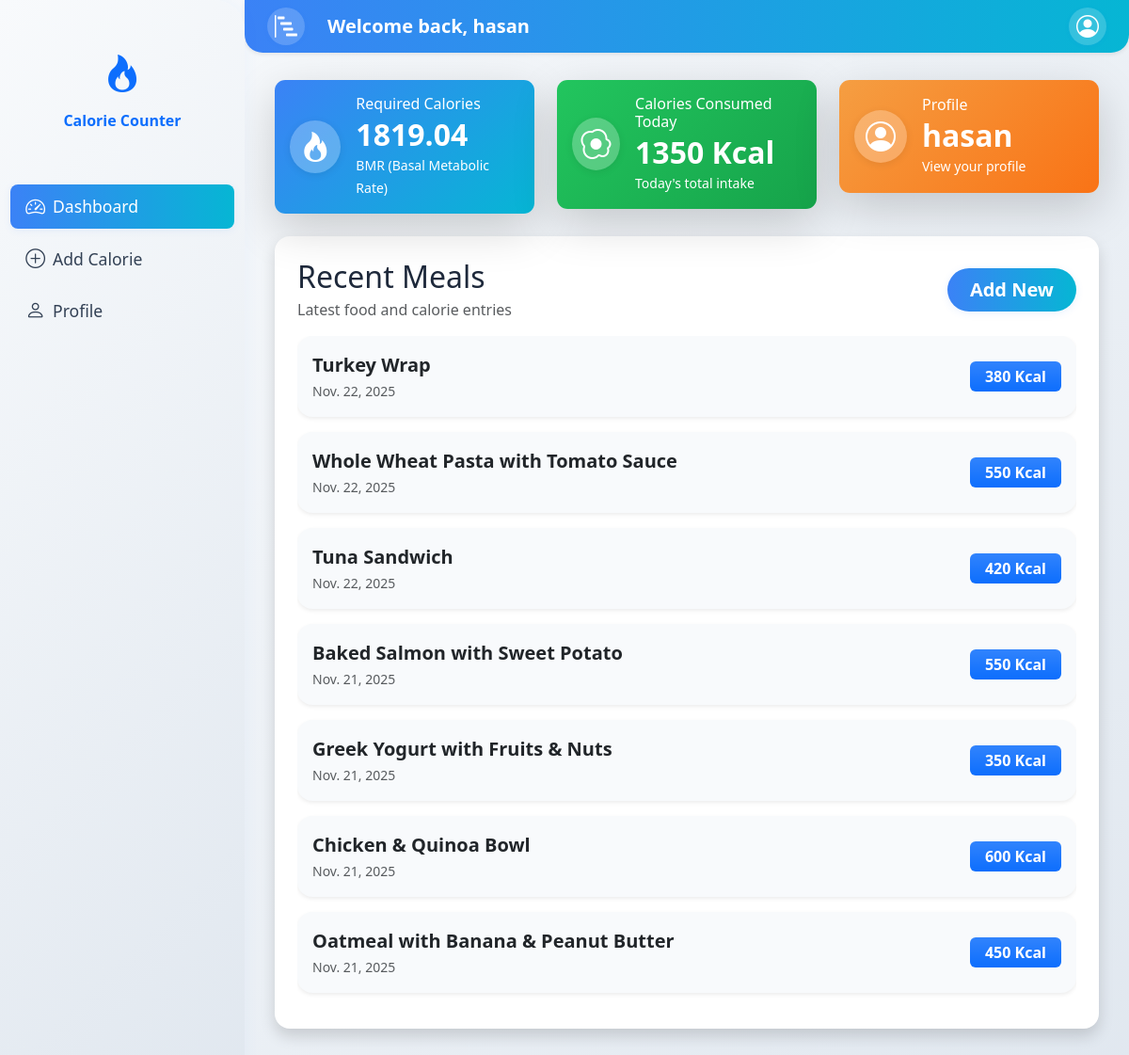
The app's page / (signed in) with its own data.
### calorie_counter/models.py (models this page shows, shortened)
class CalorieConsumed(models.Model):
    user = models.ForeignKey(
        "auth.User", on_delete=models.CASCADE, related_name="consumed"
    )
    date = models.DateField(null=True, blank=True)
    item_name = models.CharField(max_length=200)
    calorie_consumed = models.PositiveIntegerField()
    created_at = models.DateTimeField(auto_now_add=True, null=True, blank=True)
    updated_at = models.DateTimeField(auto_now=True, null=True, blank=True)
    class Meta:
        ordering = ['-date', '-created_at']

### calorie_counter/views.py (the view)
# urls.py: path('', dashboard_view, name='dashboard'),
@login_required
def dashboard_view(request):
    try:
        caloriedata = CalorieConsumed.objects.filter(user=request.user).order_by('-date', '-created_at')
        caloriedata.exists()
    except OperationalError:
        caloriedata = CalorieConsumed.objects.filter(user=request.user).order_by('-date')
    today = timezone.localdate()
    try:
        total_calories_today = caloriedata.filter(date=today).aggregate(total=Sum('calorie_consumed'))['total'] or 0
    except Exception:
        total_calories_today = 0
    profile_data, created = Profile.objects.get_or_create(user=request.user or None)
    bmr = profile_data.bmr if profile_data.bmr else 0
    context={
        'caloriedata': caloriedata,
        'total_cal': total_calories_today,
        'req_bmr': round(bmr, 2) # type: ignore
    }
    return render(request, 'dashboard.html', context)

### calorie_counter/templates/dashboard.html
{% extends 'base.html' %}
{% block content %}
<div class="container-fluid dashboard-main" style="margin-top: 50px;">
  <div class="row g-4 mb-4">
    <div class="col-md-4">
      <div class="card dashboard-card gradient-blue text-white shadow-lg border-0">
        <div class="card-body d-flex align-items-center gap-3">
          <span class="dashboard-icon bg-white bg-opacity-25 rounded-circle d-flex align-items-center justify-content-center">
            <i class="bi bi-fire fs-2"></i>
          </span>
          <div>
            <h6 class="card-title mb-1">Required Calories</h6>
            <h2 class="card-text fw-bold mb-0">{{ req_bmr }}</h2>
            <small>BMR (Basal Metabolic Rate)</small>
          </div>
        </div>
      </div>
    </div>
    <div class="col-md-4">
      <div class="card dashboard-card gradient-green text-white shadow-lg border-0">
        <div class="card-body d-flex align-items-center gap-3">
          <span class="dashboard-icon bg-white bg-opacity-25 rounded-circle d-flex align-items-center justify-content-center">
            <i class="bi bi-egg-fried fs-2"></i>
          </span>
          <div>
            <h6 class="card-title mb-1">Calories Consumed Today</h6>
            <h2 class="card-text fw-bold mb-0">
              {% if total_cal and total_cal > 0 %}
                {{ total_cal }} Kcal
              {% else %}
                No entry
              {% endif %}
            </h2>
            <small>Today's total intake</small>
          </div>
        </div>
      </div>
    </div>
    <div class="col-md-4">
      <div class="card dashboard-card gradient-orange text-white shadow-lg border-0">
        <div class="card-body d-flex align-items-center gap-3">
          <span class="dashboard-icon bg-white bg-opacity-25 rounded-circle d-flex align-items-center justify-content-center">
            <i class="bi bi-person-circle fs-2"></i>
          </span>
          <div>
            <h6 class="card-title mb-1">Profile</h6>
            <h2 class="card-text fw-bold mb-0">{{ user.username }}</h2>
            <a class="text-white text-decoration-none" href="{% url 'profile' %}"><small>View your profile</small></a>
          </div>
        </div>
      </div>
    </div>
  </div>
  <div class="row">
    <div class="col-md-12">
      <div class="recent-wrap bg-white shadow p-4 border-0 rounded-4">
        <div class="d-flex justify-content-between align-items-center mb-3">
          <div>
            <h2 class="mb-1">Recent Meals</h2>
            <p class="mb-0 text-muted">Latest food and calorie entries</p>
          </div>
          <a href="{% url 'calorie_entry' %}" class="btn btn-primary btn-lg rounded-pill px-4">Add New</a>
        </div>
        <div class="recent-meal-list">
          {% if caloriedata %}
            {% for cal in caloriedata %}
              <div class="card mb-3 border-0 shadow-sm recent-meal-card">
                <div class="card-body d-flex justify-content-between align-items-center">
                  <div>
                    <span class="fw-bold fs-5">{{ cal.item_name }}</span>
                    <br>
                    <small class="text-muted">{{ cal.date }}</small>
                  </div>
                  <span class="badge bg-gradient bg-primary fs-6 px-3 py-2">{{ cal.calorie_consumed }} Kcal</span>
                </div>
              </div>
            {% endfor %}
          {% else %}
            <div class="alert alert-info">No recent meals found.</div>
          {% endif %}
        </div>
      </div>
    </div>
  </div>
</div>
<link rel="stylesheet" href="https://cdn.jsdelivr.net/npm/bootstrap-icons@1.11.1/font/bootstrap-icons.css">
{% endblock %}

### templates/base.html (shortened to what this page needs)
{% load static %}
<!DOCTYPE html>
<html lang="en">
  <head>
    <link href="https://cdn.jsdelivr.net/npm/bootstrap@5.3.8/dist/css/bootstrap.min.css" rel="stylesheet" />
    <link rel="stylesheet" href="{% static 'main.css' %}" />
  </head>
  <body>
    <div class="continer-fluid">
      <div class="row">
        <div class="col-md-12">
          <div class="body-wrap d-flex justify-content-start align-items-start gap-2">
            <div class="sidebar modern-sidebar d-flex flex-column align-items-center py-4">
              <div class="logo mb-4 w-100 text-center sidebar-logo-area">
                <a class="text-decoration-none sidebar-logo-text d-flex flex-column align-items-center gap-1" href="/">
                  <span class="sidebar-logo-icon-wrap d-flex align-items-center justify-content-center mb-1"><i class="bi bi-fire fs-1 sidebar-logo-icon"></i></span>
                  <span class="sidebar-brand-text">Calorie <span class="sidebar-brand-highlight">Counter</span></span>
                </a>
              </div>
              <ul class="sidebar-nav nav flex-column w-100 gap-2">
                <li class="nav-item">
                  <a class="nav-link d-flex align-items-center gap-2 px-3 py-2 rounded-3 sidebar-link {% if request.path == '/' %}active{% endif %}" href="{% url 'dashboard' %}"><i class="bi bi-speedometer2"></i> Dashboard</a>
                </li>
                <li class="nav-item">
                  <a class="nav-link d-flex align-items-center gap-2 px-3 py-2 rounded-3 sidebar-link" href="{% url 'calorie_entry' %}"><i class="bi bi-plus-circle"></i> Add Calorie</a>
                </li>
                <li class="nav-item">
                  <a class="nav-link d-flex align-items-center gap-2 px-3 py-2 rounded-3 sidebar-link" href="{% url 'profile' %}"><i class="bi bi-person"></i> Profile</a>
                </li>
              </ul>
            </div>
            <link rel="stylesheet" href="https://cdn.jsdelivr.net/npm/bootstrap-icons@1.11.1/font/bootstrap-icons.css" />
            <div class="bodycontent">
              <div class="top-bar-excel position-fixed d-flex justify-content-between align-items-center px-4 py-2 shadow-sm" style="z-index: 1000;">
                <div class="d-flex align-items-center gap-3">
                  <span class="topbar-icon d-flex align-items-center justify-content-center me-2"><i class="bi bi-bar-chart-steps"></i></span>
                  <span class="fw-bold fs-5">Welcome back, {{ user }}</span>
                </div>
                <div class="d-flex align-items-center gap-2 position-relative">
                  <div class="dropdown">
                    <button class="btn topbar-avatar d-inline-flex align-items-center justify-content-center dropdown-toggle" type="button" id="profileDropdown" data-bs-toggle="dropdown" aria-expanded="false"><i class="bi bi-person-circle"></i></button>
                  </div>
                </div>
              </div>
              {% block content %}
              {% endblock %}
            </div>
          </div>
        </div>
      </div>
    </div>
  </body>
</html>

### Name_ID_CaloryCounter/static/main.css (style rules this page uses)
.topbar-avatar.dropdown-toggle::after { display: none; }
.top-bar-excel { left: 260px; top: 0; width: calc(100% - 260px); background: linear-gradient(90deg, #3b82f6 0%, #06b6d4 100%); color: #fff; border-bottom-left-radius: 1.2rem; border-bottom-right-radius: 1.2rem; min-height: 56px; box-shadow: 0 2px 12px rgba(59,130,246,0.08); transition: background 0.2s; }
.top-bar-excel .fw-bold { color: #fff !important; }
.topbar-icon { width: 40px; height: 40px; background: rgba(255,255,255,0.18); border-radius: 50%; font-size: 1.5rem; color: #fff; box-shadow: 0 1px 4px rgba(59,130,246,0.10); }
.topbar-avatar { width: 40px; height: 40px; background: rgba(255,255,255,0.18); border-radius: 50%; font-size: 1.5rem; color: #fff; box-shadow: 0 1px 4px rgba(59,130,246,0.10); }
html, body { overflow-x: hidden; }
body { background: linear-gradient(135deg, #f8fafc 0%, #e0e7ef 100%); min-height: 100vh; color: #1e293b; }
.dashboard-card { min-height: 120px; border-radius: 0.7rem; transition: transform 0.2s; }
.gradient-blue { background: linear-gradient(135deg, #3b82f6 0%, #06b6d4 100%); }
.gradient-green { background: linear-gradient(135deg, #22c55e 0%, #16a34a 100%); }
.gradient-orange { background: linear-gradient(135deg, #f59e42 0%, #f97316 100%); }
.dashboard-icon { width: 56px; height: 56px; font-size: 2rem; box-shadow: 0 2px 8px rgba(0,0,0,0.08); }
.recent-wrap { border-radius: 1.5rem; background: #fff; }
.recent-meal-list { max-height: 60vh; overflow-y: auto; }
.recent-meal-card { border-radius: 1rem; background: #f8fafc; transition: box-shadow 0.2s; }
.body-wrap { min-height: 100vh; }
.sidebar { max-width: 260px; width: 100%; height: 100vh; min-height: 100vh; background: linear-gradient(135deg, #f8fafc 0%, #e0e7ef 100%); position: fixed; left: 0; top: 0; box-shadow: 2px 0 16px 0 rgba(59,130,246,0.04); z-index: 1050; border-top-right-radius: 2rem; border-bottom-right-radius: 0; padding: 0 0.7rem 2rem 0.7rem; transition: box-shadow 0.2s; }
.modern-sidebar .logo { padding: 1.5rem 0 1rem 0; }
.sidebar-nav { margin-top: 1rem; }
.sidebar-link i { font-size: 1.3rem; vertical-align: middle; }
.sidebar-link.active, .sidebar-link:hover { background: linear-gradient(90deg, #3b82f6 0%, #06b6d4 100%); color: #fff !important; box-shadow: 0 2px 8px rgba(59,130,246,0.08); border: none; }
.btn-primary { background: linear-gradient(90deg, #3b82f6 0%, #06b6d4 100%); border: none; color: #fff; font-weight: 600; box-shadow: 0 2px 8px rgba(59,130,246,0.10); transition: background 0.2s; }
.bodycontent { margin-left: 260px; padding: 0 20px; min-height: 100vh; min-height: 100svh; box-sizing: border-box; width: calc(100% - 260px); max-width: calc(100% - 260px); margin-top: 35px; }

### records on screen
CalorieConsumed: item_name "Turkey Wrap", date "Nov. 22, 2025", calorie_consumed "380"
CalorieConsumed: item_name "Whole Wheat Pasta with Tomato Sauce", date "Nov. 22, 2025", calorie_consumed "550"
CalorieConsumed: item_name "Tuna Sandwich", date "Nov. 22, 2025", calorie_consumed "420"
CalorieConsumed: item_name "Baked Salmon with Sweet Potato", date "Nov. 21, 2025", calorie_consumed "550"
CalorieConsumed: item_name "Greek Yogurt with Fruits & Nuts", date "Nov. 21, 2025", calorie_consumed "350"
CalorieConsumed: item_name "Chicken & Quinoa Bowl", date "Nov. 21, 2025", calorie_consumed "600"
CalorieConsumed: item_name "Oatmeal with Banana & Peanut Butter", date "Nov. 21, 2025", calorie_consumed "450"

### other values on screen
{{ user }} "hasan"
{{ req_bmr }} "1819.04"
{{ total_cal }} "1350"
{{ user.username }} "hasan"
